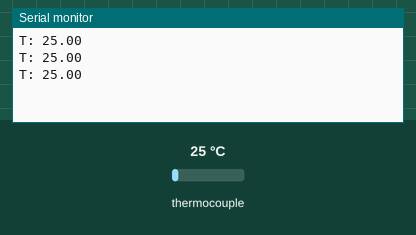
Recording of a sketch running on a simulated Arduino Uno, built with avr-gcc and run on an emulated ATmega328P. Parts: the last lines printed to the serial monitor. The test bench sets the inputs (shaded band); at power-on: thermocouple 25 °C.

Above: at 1.3 s.
1.4 s: thermocouple set to 6 °C
At 1.9 s:
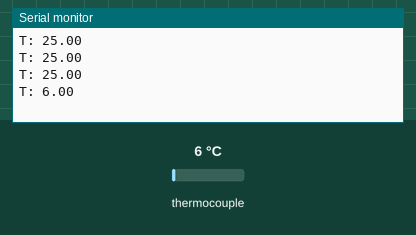
2.9 s: thermocouple set to 75 °C
At 3.4 s:
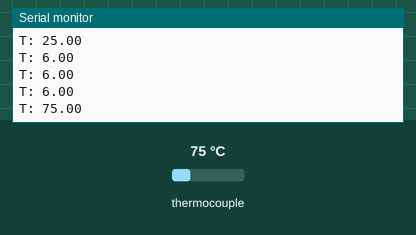
Timing chart, 0 to 5.9 s (numbered marks = the images above; inputs shaded):
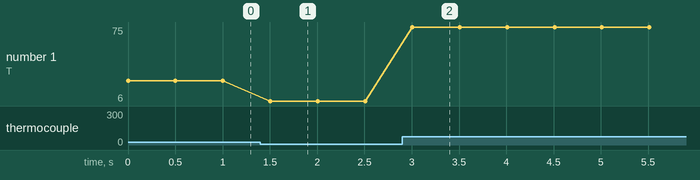

The sketch:

termocoppia.ino
```cpp
#include <MAX6675_Thermocouple.h>

#define SCK_PIN 10
#define CS_PIN  9
#define SO_PIN  8

MAX6675_Thermocouple thermocouple = MAX6675_Thermocouple(SCK_PIN, CS_PIN, SO_PIN);

void setup() {
  Serial.begin(9600);
}


void loop() {
  double celsius = thermocouple.readCelsius();
  //double kelvin = thermocouple->readKelvin();
  //double fahrenheit = thermocouple->readFahrenheit();
  Serial.print("T: ");
  Serial.println(celsius);
  delay(500);
}
```

Measured:
- after the input at 1.4 s, the serial monitor: prints a new line after 0.10 s (image 1)
- after the input at 2.9 s, the serial monitor: prints a new line after 0.11 s (image 2)
- plotted number 1: 25 → 6 after the input at 1.4 s, 6 → 75 after the input at 2.9 s
